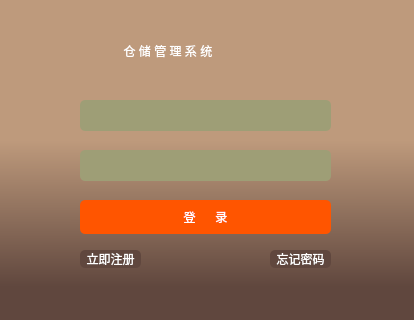
<?xml version="1.0" encoding="UTF-8"?>
<ui version="4.0">
 <class>loginDialog</class>
 <widget class="QDialog" name="loginDialog">
  <property name="geometry">
   <rect>
    <x>0</x>
    <y>0</y>
    <width>414</width>
    <height>320</height>
   </rect>
  </property>
  <property name="windowTitle">
   <string>Dialog</string>
  </property>
  <property name="windowIcon">
   <iconset>
    <normalon>:/qt 图标/man key.png</normalon>
    <activeon>:/icons/CQUPT.ico</activeon>
   </iconset>
  </property>
  <property name="styleSheet">
   <string notr="true">background-color: qlineargradient(spread:pad, x1:0.500273, y1:0.438, x2:0.500727, y2:0.909, stop:0 rgba(190, 154, 124, 255), stop:0.971591 rgba(96, 71, 62, 255));</string>
  </property>
  <widget class="QLabel" name="label">
   <property name="geometry">
    <rect>
     <x>110</x>
     <y>20</y>
     <width>211</width>
     <height>61</height>
    </rect>
   </property>
   <property name="styleSheet">
    <string notr="true">font: 75 14pt &quot;微软雅黑&quot;;
background-color:rgb(190, 154, 124, 255);
border-radius:5px;padding:2px 4px;
color: rgb(255, 255, 255);
</string>
   </property>
   <property name="text">
    <string>  仓 储 管 理 系 统</string>
   </property>
  </widget>
  <widget class="QLineEdit" name="lineEdit">
   <property name="geometry">
    <rect>
     <x>80</x>
     <y>150</y>
     <width>251</width>
     <height>31</height>
    </rect>
   </property>
   <property name="styleSheet">
    <string notr="true">border-radius:5px;padding:2px 4px;
font: 75 11pt &quot;楷体&quot;;
color: rgb(255, 255, 255);
background-color:rgb(158, 158, 118);</string>
   </property>
   <property name="echoMode">
    <enum>QLineEdit::Normal</enum>
   </property>
  </widget>
  <widget class="QLineEdit" name="lineEdit_2">
   <property name="geometry">
    <rect>
     <x>80</x>
     <y>100</y>
     <width>251</width>
     <height>31</height>
    </rect>
   </property>
   <property name="styleSheet">
    <string notr="true">border-radius:5px;padding:2px 4px;
font: 75 11pt &quot;楷体&quot;;
background-color:rgb(158, 158, 118);
color: rgb(255, 255, 255);</string>
   </property>
  </widget>
  <widget class="QPushButton" name="pushButton">
   <property name="geometry">
    <rect>
     <x>80</x>
     <y>200</y>
     <width>251</width>
     <height>34</height>
    </rect>
   </property>
   <property name="styleSheet">
    <string notr="true">
QPushButton{  
color:rgb(255, 255, 255);
font: 75 12pt &quot;微软雅黑&quot;;
border-style:solid;  
background-color:rgb(255, 85, 0);
border-radius:5px;padding:2px 4px;/*border-radius控制圆角大小*/  
}  
QPushButton:hover{  /*鼠标放上后*/  
color:rgb(255, 255, 255);  
min-height:20;  
border-style:solid;  
border-top-left-radius:2px;  
border-top-right-radius:2px;  
background-color:rgb(190, 154, 124, 255);
border:1px;  
border-radius:5px;padding:2px 4px;  
}  
QPushButton:pressed{ /*按下按钮后*/  
color:rgb(255, 255, 255);  
min-height:20;  
border-style:solid;  
border-top-left-radius:2px;  
border-top-right-radius:2px;  
background: qlineargradient(x1: 0, y1: 0, x2: 0, y2: 1, stop:0 rgb(226,236,241),   
                            stop: 0.3 rgb(190,190,190),  
                              stop: 1 rgb(160,160,160));  
border:1px;  
border-radius:5px;padding:2px 4px;  
}  
QPushButton:checked{    /*选中后*/  
color:rgb(255, 255, 255);  
min-height:20;  
border-style:solid;  
border-top-left-radius:2px;  
border-top-right-radius:2px;  
background: qlineargradient(x1: 0, y1: 0, x2: 0, y2: 1, stop:0 rgb(226,236,241),   
                            stop: 0.3 rgb(190,190,190),  
                              stop: 1 rgb(160,160,160));  
border:1px;  
border-radius:5px;padding:2px 4px;  
}  </string>
   </property>
   <property name="text">
    <string>登      录</string>
   </property>
  </widget>
  <widget class="QToolButton" name="toolButton">
   <property name="geometry">
    <rect>
     <x>80</x>
     <y>250</y>
     <width>61</width>
     <height>18</height>
    </rect>
   </property>
   <property name="styleSheet">
    <string notr="true">QToolButton{
color: rgb(255, 255, 255);
border-radius:5px;padding:2px 4px;
background-color:rgb(96, 71, 62, 255);
}
QToolButton:hover{
background-color:rgb(190, 154, 124, 255);
}
</string>
   </property>
   <property name="text">
    <string>立即注册</string>
   </property>
   <property name="autoRaise">
    <bool>true</bool>
   </property>
  </widget>
  <widget class="QToolButton" name="toolButton_3">
   <property name="geometry">
    <rect>
     <x>270</x>
     <y>250</y>
     <width>61</width>
     <height>18</height>
    </rect>
   </property>
   <property name="styleSheet">
    <string notr="true">QToolButton{
color: rgb(255, 255, 255);
border-radius:5px;padding:2px 4px;
background-color:rgb(96, 71, 62, 255);
}
QToolButton:hover{
background-color:rgb(190, 154, 124, 255);
}</string>
   </property>
   <property name="text">
    <string>忘记密码</string>
   </property>
   <property name="autoRaise">
    <bool>true</bool>
   </property>
  </widget>
 </widget>
 <resources/>
 <connections/>
</ui>
